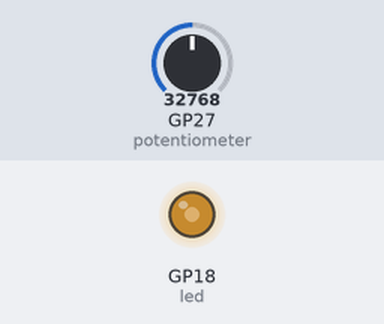
The program below on a simulated Raspberry Pi Pico running MicroPython. Shown: output pins drawn as LEDs (lit = HIGH). Inputs (shaded band) come from the test bench; at power-on: GP27 (potentiometer) = 32768 (analog values on the 0–65535 scale). What the program prints to the serial console is not drawn.

Above: at 1.2 s.
1.3 s: GP27 (potentiometer) set to 45874
At 2.5 s:
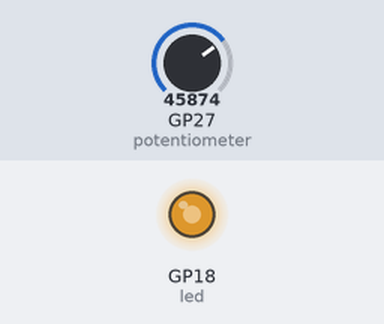
2.8 s: GP27 (potentiometer) set to 57670
At 3.8 s:
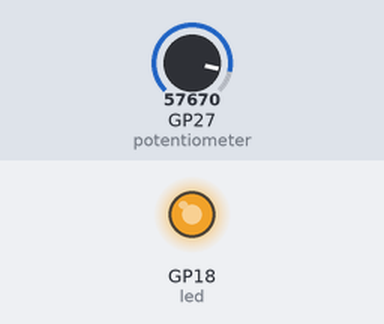
4.3 s: GP27 (potentiometer) set to 7864
At 5.0 s:
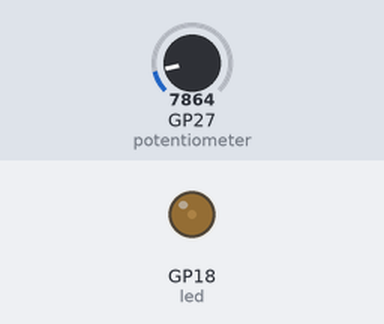
5.8 s: GP27 (potentiometer) set to 0
At 6.1 s:
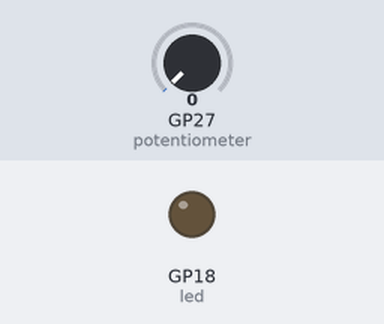
Timing chart, 0 to 8.3 s (numbered marks = the images above; inputs shaded):
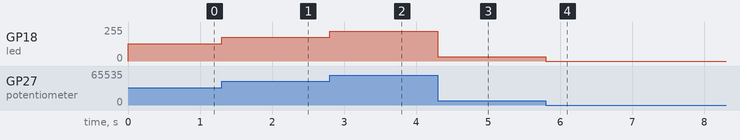

Measured:
- after the input at 1.3 s, GP18 (led): 128/255 → 178/255 at once
- after the input at 2.8 s, GP18 (led): 178/255 → 224/255 at once
- after the input at 4.3 s, GP18 (led): 224/255 → 31/255 at once
- after the input at 5.8 s, GP18 (led): 31/255 → 0/255 at once

The program:

Day_4_Amazing_analouge.py
```python
# Imports
from machine import ADC, Pin, PWM
import time

# Set up the potentiometer on ADC pin 27
potentiometer = ADC(Pin(27))

#set up LED with Pulse Width Modulation
led = PWM(Pin(18))

#set PWM frequency
led.freq(1000)

#create variable for reading
reading = 0

# Set up the LED pins
#red = Pin(18, Pin.OUT)
#amber = Pin(19, Pin.OUT)
#green = Pin(20, Pin.OUT)


while True: # Run forever

    reading = potentiometer.read_u16() # Read the potentiometer value and set this as our reading variable value

    print(reading) # Print the reading

    # Set the LED PWM duty cycle to the potentiometer reading value
    # The duty cycle tells the LED for how long it should be on each time
    led.duty_u16(reading)

    time.sleep(0.0001) # A really short delay


################################################################################

#    time.sleep(0.1) # short delay
#
#    if reading <= 20000: # If reading is less than or equal to 20000
#
#        red.value(1) # Red ON
#        amber.value(0)
#        green.value(0)
#
#    elif 20000 < reading < 40000: # If reading is between 20000 and 40000
#    #
#        red.value(0)
#        amber.value(1) # Amber ON
#        green.value(0)
#
#    elif reading >= 40000: # If reading is greater than or equal to 40000
#
#        red.value(0)
#        amber.value(0)
#        green.value(1) # Green ON
```
